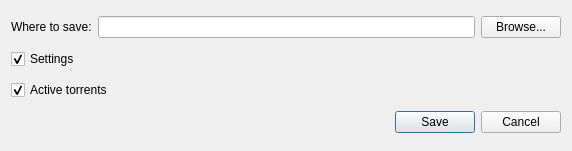
<ui version="4.0" >
 <class>ExportDialog</class>
 <widget class="QDialog" name="ExportDialog" >
  <property name="geometry" >
   <rect>
    <x>0</x>
    <y>0</y>
    <width>572</width>
    <height>151</height>
   </rect>
  </property>
  <property name="windowTitle" >
   <string>Export...</string>
  </property>
  <layout class="QVBoxLayout" name="verticalLayout" >
   <item>
    <layout class="QHBoxLayout" name="horizontalLayout_2" >
     <item>
      <widget class="QLabel" name="label" >
       <property name="text" >
        <string>Where to save:</string>
       </property>
      </widget>
     </item>
     <item>
      <layout class="QHBoxLayout" name="horizontalLayout" >
       <item>
        <widget class="QLineEdit" name="SaveLine_" />
       </item>
       <item>
        <widget class="QPushButton" name="BrowseButton_" >
         <property name="text" >
          <string>Browse...</string>
         </property>
        </widget>
       </item>
      </layout>
     </item>
    </layout>
   </item>
   <item>
    <widget class="QCheckBox" name="SettingsBox_" >
     <property name="text" >
      <string>Settings</string>
     </property>
     <property name="checked" >
      <bool>true</bool>
     </property>
    </widget>
   </item>
   <item>
    <widget class="QCheckBox" name="TorrentsBox_" >
     <property name="text" >
      <string>Active torrents</string>
     </property>
     <property name="checked" >
      <bool>true</bool>
     </property>
    </widget>
   </item>
   <item>
    <widget class="QDialogButtonBox" name="buttonBox" >
     <property name="orientation" >
      <enum>Qt::Horizontal</enum>
     </property>
     <property name="standardButtons" >
      <set>QDialogButtonBox::Cancel|QDialogButtonBox::Save</set>
     </property>
    </widget>
   </item>
  </layout>
 </widget>
 <resources/>
 <connections>
  <connection>
   <sender>buttonBox</sender>
   <signal>accepted()</signal>
   <receiver>ExportDialog</receiver>
   <slot>accept()</slot>
   <hints>
    <hint type="sourcelabel" >
     <x>248</x>
     <y>254</y>
    </hint>
    <hint type="destinationlabel" >
     <x>157</x>
     <y>274</y>
    </hint>
   </hints>
  </connection>
  <connection>
   <sender>buttonBox</sender>
   <signal>rejected()</signal>
   <receiver>ExportDialog</receiver>
   <slot>reject()</slot>
   <hints>
    <hint type="sourcelabel" >
     <x>316</x>
     <y>260</y>
    </hint>
    <hint type="destinationlabel" >
     <x>286</x>
     <y>274</y>
    </hint>
   </hints>
  </connection>
 </connections>
</ui>
